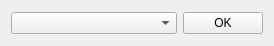
<?xml version="1.0" encoding="UTF-8"?>
<ui version="4.0">
 <class>Death</class>
 <widget class="QWidget" name="Death">
  <property name="geometry">
   <rect>
    <x>0</x>
    <y>0</y>
    <width>274</width>
    <height>46</height>
   </rect>
  </property>
  <property name="windowTitle">
   <string>Form</string>
  </property>
  <layout class="QHBoxLayout" name="horizontalLayout" stretch="4,1">
   <item>
    <widget class="QComboBox" name="comboBox_mons"/>
   </item>
   <item>
    <widget class="QPushButton" name="pushButton_OK">
     <property name="text">
      <string>OK</string>
     </property>
    </widget>
   </item>
  </layout>
 </widget>
 <resources/>
 <connections/>
</ui>
